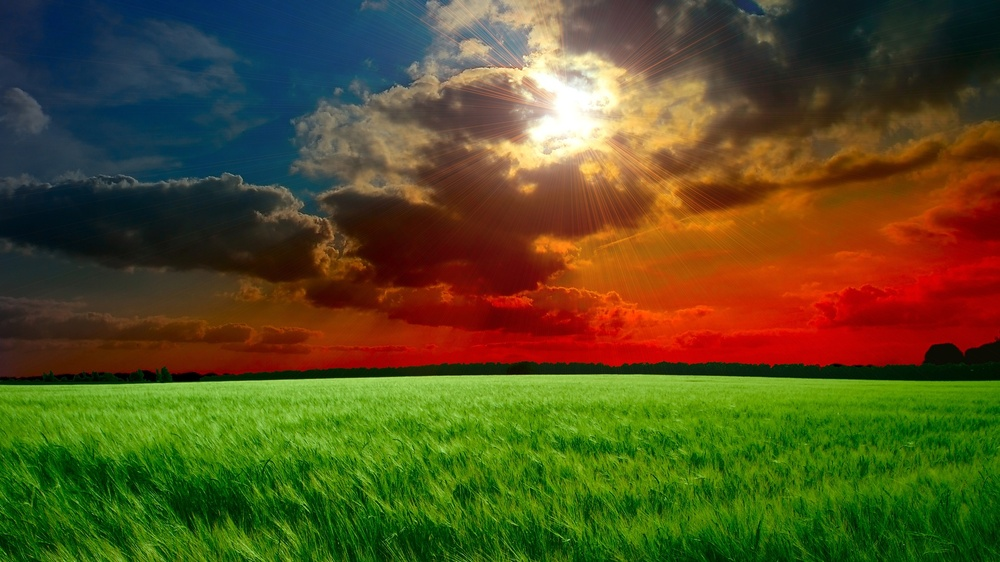
#> input picture imgs/img1.jpeg, 1000 x 562 px, shrunk from 1920 x 1080 before the run
$ python laba7.py
#> lines starting #> are read from the running program, lines starting #| are printed output that depends on the picture
from PIL import Image, ImageFilter

# img = Image.open('./imgs/img1.jpeg')
# img2 = img.filter(ImageFilter.BLUR)
# img2.show()


img = Image.open('./imgs/img1.jpeg').convert('L')
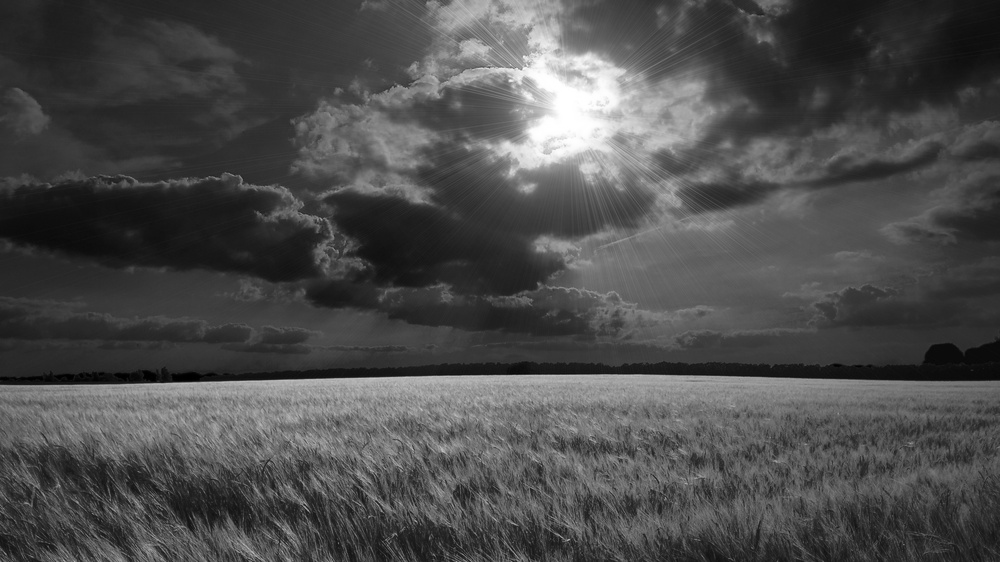
#> img: PIL image 1000x562 L; min 0, max 255, mean 76.2
img = img.filter(ImageFilter.CONTOUR)
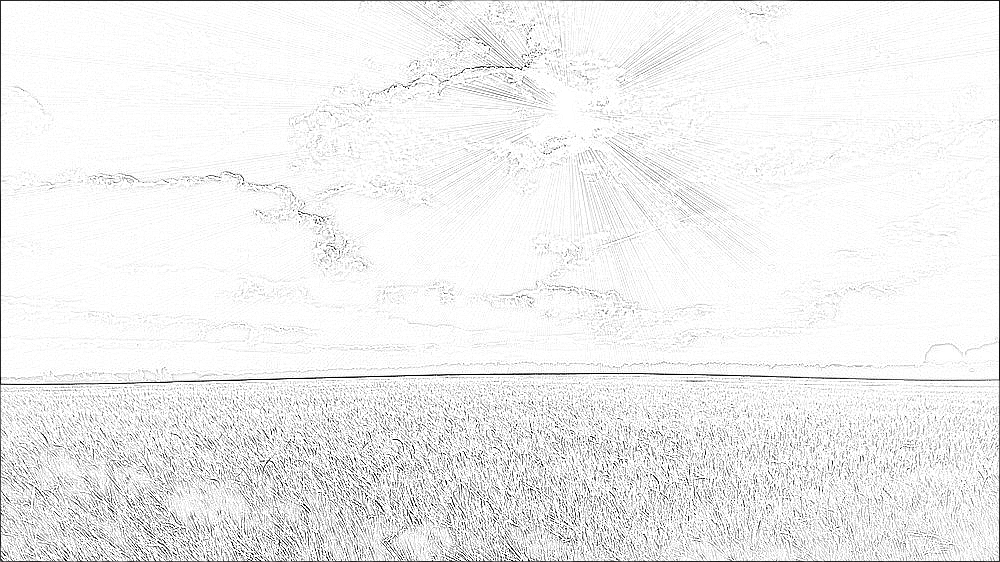
#> img: PIL image 1000x562 L; min 0, max 255, mean 239.1
img.show()
